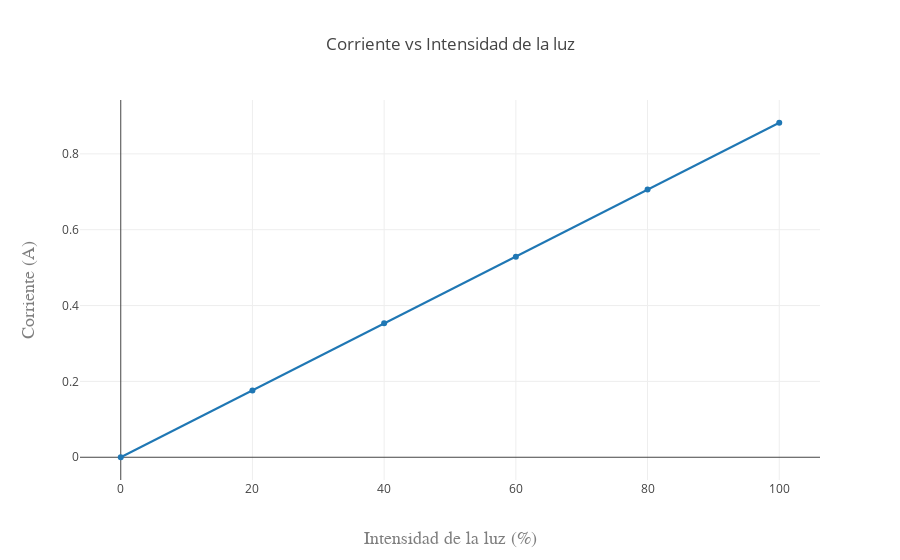

Here is the notebook cell this chart was saved with:
### Markdown cell above
$$  $$
Hacemos ahora un gráfica, para representar los datos experimentales obtenidos: los del amperaje medido respecto a la intensidad de luz establecida.
$$  $$

### Code cell
/*************************************************************************
*  Dibujar gráfica datos experimentales: Corriente vs Intensidad de la luz
**************************************************************************/
datos = [
  { x: intensidad_de_luz_sodio, y: amperajes_medidos_sodio, name: 'Corriente vs Intensidad de la luz - Sodio' },
];
var layout = {
  title: 'Corriente vs Intensidad de la luz',
  xaxis: { title: 'Intensidad de la luz (%)', titlefont: { family: 'Courier New, monospace', size: 18, color: '#7f7f7f' } },
  yaxis: { title: 'Corriente (A)', titlefont: { family: 'Courier New, monospace', size: 18, color: '#7f7f7f' } },
};
Plotly(datos, layout);

### Figure 1 — Plotly figure (JSON) as saved in the notebook; plotly's stock layout.template omitted (floating-point values rounded to 4 significant figures)
{"data": [{"name": "Corriente vs Intensidad de la luz - Sodio", "x": [0, 20, 40, 60, 80, 100], "y": [0, 0.176, 0.353, 0.529, 0.706, 0.882]}], "layout": {"title": "Corriente vs Intensidad de la luz", "xaxis": {"title": "Intensidad de la luz (%)", "titlefont": {"color": "#7f7f7f", "family": "Courier New, monospace", "size": 18}}, "yaxis": {"title": "Corriente (A)", "titlefont": {"color": "#7f7f7f", "family": "Courier New, monospace", "size": 18}}}}
